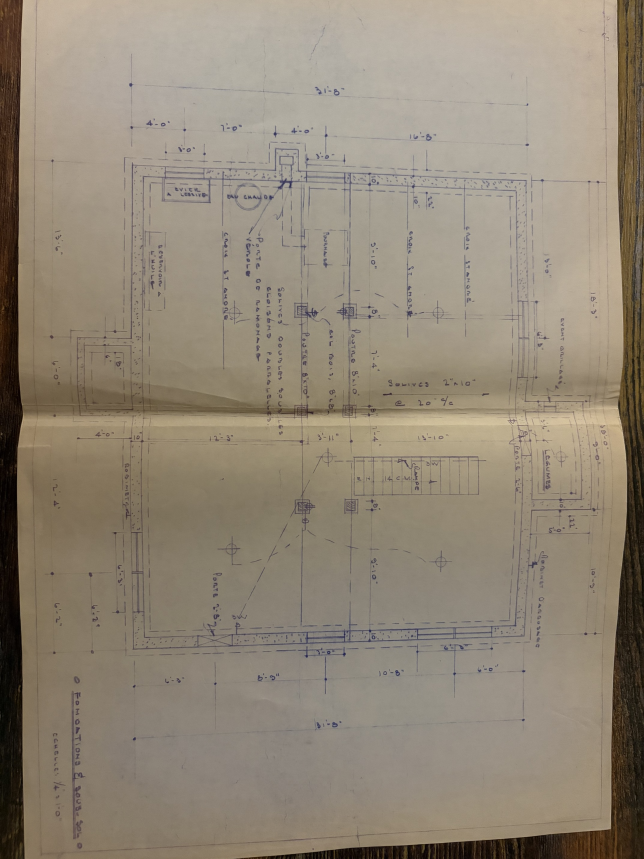
#> input picture releve/travail/photos/P1.jpg, 1932 x 2576 px, found by its file name (shown at 1/3 size)
$ python pretraitement.py ../../travail/photos/P1.jpg ../../travail/photos/P2.jpg
#> lines starting #> are read from the running program, lines starting #| are printed output that depends on the picture
#!/usr/bin/env python3
"""Phase 0 — prétraitement des photos de plans.

Pour chaque photo : redressement de perspective (si la feuille entière est visible),
rotation pour lire le texte à l'endroit (rue en bas de la feuille), amélioration du
contraste (CLAHE), puis découpe en tuiles zoomées ×2 qui se chevauchent.

Usage : python3 pretraitement.py <dossier_photos_Pn.jpg> <dossier_sortie>
"""
import sys, os, json
import cv2
import numpy as np

# Pn : (rotation pour texte à l'endroit, redresser la feuille ?, grille tuiles (cols, rangées))
PHOTOS = {
    "P1": dict(rot=cv2.ROTATE_90_COUNTERCLOCKWISE, redresser=False, grille=(5, 4)),
    "P2": dict(rot=cv2.ROTATE_90_COUNTERCLOCKWISE, redresser=False, grille=(3, 3)),
    "P3": dict(rot=cv2.ROTATE_90_COUNTERCLOCKWISE, redresser=False, grille=(5, 4)),
    "P4": dict(rot=cv2.ROTATE_90_COUNTERCLOCKWISE, redresser=True, grille=(3, 3)),
    "P5": dict(rot=None, redresser=False, grille=(2, 2)),
    "P6": dict(rot=cv2.ROTATE_90_COUNTERCLOCKWISE, redresser=True, grille=(3, 3)),
    "P7": dict(rot=cv2.ROTATE_90_COUNTERCLOCKWISE, redresser=False, grille=(5, 4)),
}


def ordonner(pts):
    pts = pts.reshape(4, 2).astype(np.float32)
    s, d = pts.sum(1), np.diff(pts, axis=1).ravel()
    return np.array([pts[s.argmin()], pts[d.argmin()], pts[s.argmax()], pts[d.argmax()]], np.float32)


def redresser(img):
    """Trouve le quadrilatère de la feuille (papier clair sur fond foncé) et le redresse."""
    hsv = cv2.cvtColor(img, cv2.COLOR_BGR2HSV)
    masque = ((hsv[..., 2] > 150) & (hsv[..., 1] < 90)).astype(np.uint8) * 255
    masque = cv2.morphologyEx(masque, cv2.MORPH_CLOSE, np.ones((25, 25), np.uint8))
    cnts, _ = cv2.findContours(masque, cv2.RETR_EXTERNAL, cv2.CHAIN_APPROX_SIMPLE)
    # le pli de la feuille peut la couper en deux : on réunit les grands morceaux
    gros = [c for c in cnts if cv2.contourArea(c) > 0.05 * img.shape[0] * img.shape[1]]
    if not gros:
        return img, None
    hull = cv2.convexHull(np.vstack(gros))
    if cv2.contourArea(hull) < 0.4 * img.shape[0] * img.shape[1]:
        return img, None
    approx = None
    for eps in np.linspace(0.01, 0.08, 15):
        a = cv2.approxPolyDP(hull, eps * cv2.arcLength(hull, True), True)
        if len(a) == 4:
            approx = a
            break
    if approx is None:
        return img, None
    q = ordonner(approx)
    w = int(max(np.linalg.norm(q[1] - q[0]), np.linalg.norm(q[2] - q[3])))
    h = int(max(np.linalg.norm(q[3] - q[0]), np.linalg.norm(q[2] - q[1])))
    M = cv2.getPerspectiveTransform(q, np.array([[0, 0], [w, 0], [w, h], [0, h]], np.float32))
    return cv2.warpPerspective(img, M, (w, h), flags=cv2.INTER_CUBIC), q.tolist()


def contraste(img):
    lab = cv2.cvtColor(img, cv2.COLOR_BGR2LAB)
    l = cv2.createCLAHE(clipLimit=2.5, tileGridSize=(8, 8)).apply(lab[..., 0])
    out = cv2.cvtColor(cv2.merge([l, lab[..., 1], lab[..., 2]]), cv2.COLOR_LAB2BGR)
    flou = cv2.GaussianBlur(out, (0, 0), 2)
    return cv2.addWeighted(out, 1.6, flou, -0.6, 0)


def tuiles(img, cols, rangees, recouvrement=0.25):
    H, W = img.shape[:2]
    tw = int(W / (cols - (cols - 1) * recouvrement))
    th = int(H / (rangees - (rangees - 1) * recouvrement))
    for r in range(rangees):
        for c in range(cols):
            x0 = min(int(c * tw * (1 - recouvrement)), W - tw)
            y0 = min(int(r * th * (1 - recouvrement)), H - th)
            yield r, c, (x0, y0, tw, th), img[y0:y0 + th, x0:x0 + tw]


def main(src, dst):
#> called with src = '../../travail/photos/P1.jpg', dst = '../../travail/photos/P2.jpg'
    os.makedirs(f"{dst}/redresse", exist_ok=True)
    os.makedirs(f"{dst}/tuiles", exist_ok=True)
    index = {}
    for p, cfg in PHOTOS.items():
        img = cv2.imread(f"{src}/{p}.jpg")
#> img is the input picture: shape (2576, 1932, 3); mean B, G, R 119, 135.3, 146.1
        quad = None
        if cfg["redresser"]:
            img, quad = redresser(img)
        if cfg["rot"] is not None:
            img = cv2.rotate(img, cfg["rot"])
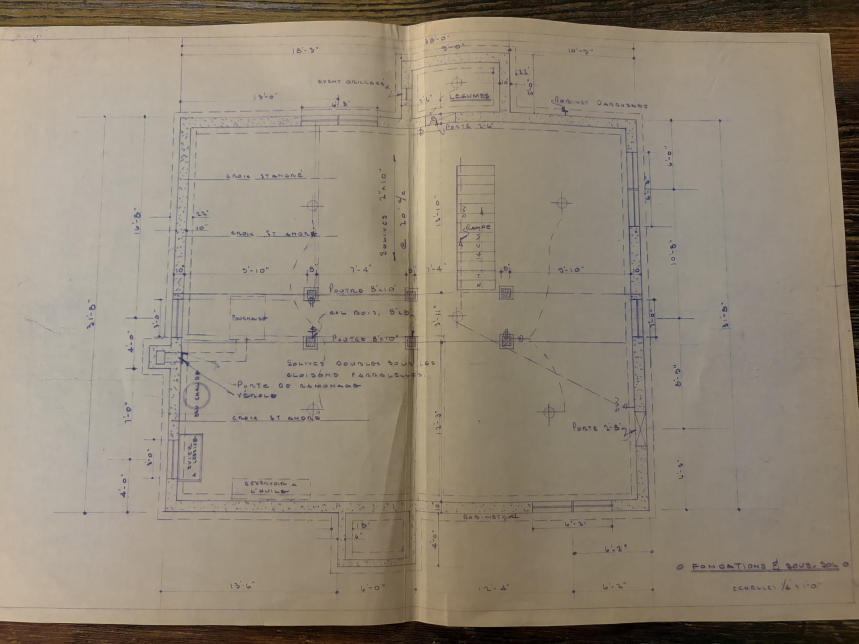
#> img: shape (1932, 2576, 3) (shown at 1/3 size); mean B, G, R 119, 135.3, 146.1
        img = contraste(img)
#> in contraste, `lab = cv2.cvtColor(img, cv2.COLOR_BGR2LAB)`: lab: shape (1932, 2576, 3); mean of channels 0, 1, 2 144.4, 129.4, 138.2
#> in contraste, `l = cv2.createCLAHE(clipLimit=2.5, tileGridSize=(8, 8)).apply(lab[...,..`:
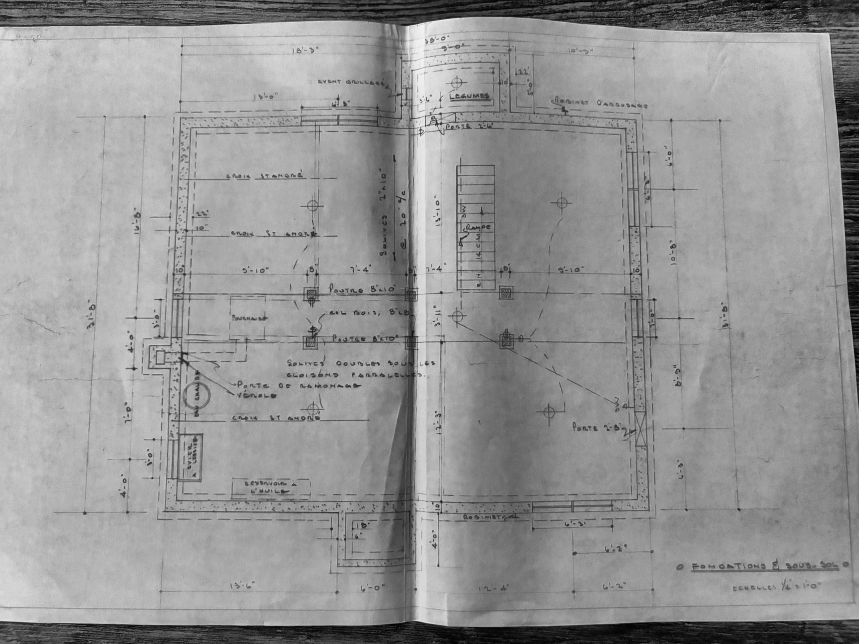
#> l: shape (1932, 2576) (shown at 1/3 size); min 0, max 248, mean 149.2
#> in contraste, `out = cv2.cvtColor(cv2.merge([l, lab[..., 1], lab[..., 2]]), cv2.COLOR..`:
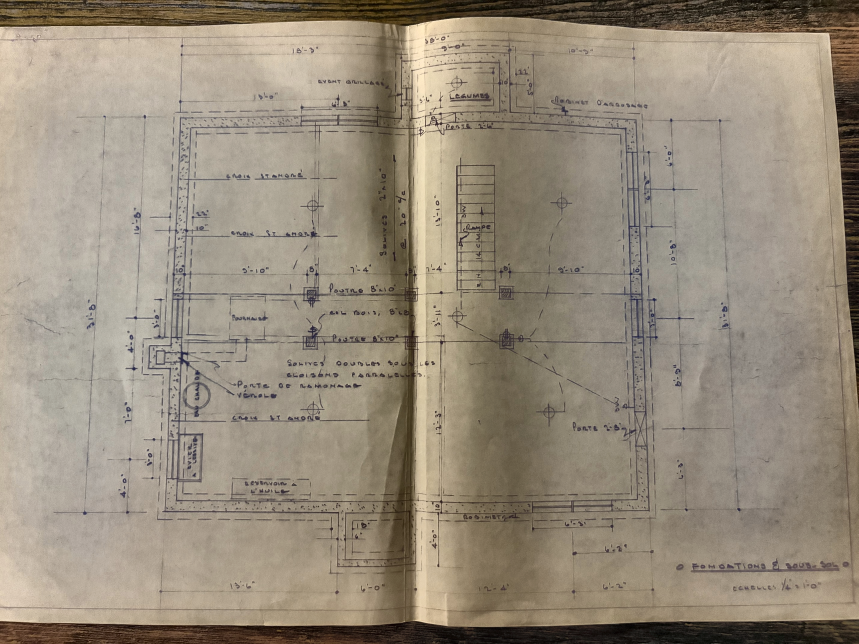
#> out: shape (1932, 2576, 3) (shown at 1/3 size); mean B, G, R 124.1, 140.5, 151.4
        cv2.imwrite(f"{dst}/redresse/{p}.jpg", img, [cv2.IMWRITE_JPEG_QUALITY, 92])
        index[p] = {"redresse": f"redresse/{p}.jpg", "taille": img.shape[1::-1], "quad_source": quad, "tuiles": []}
        cols, rangees = cfg["grille"]
        for r, c, box, t in tuiles(img, cols, rangees):
            t = cv2.resize(t, None, fx=2, fy=2, interpolation=cv2.INTER_CUBIC)
            nom = f"tuiles/{p}_r{r}c{c}.jpg"
            cv2.imwrite(f"{dst}/{nom}", t, [cv2.IMWRITE_JPEG_QUALITY, 90])
            index[p]["tuiles"].append({"fichier": nom, "rangee": r, "colonne": c, "boite_xywh_dans_redresse": box})
#> this loop made 20 passes
#> (r, c, box, nom) on passes 1 to 12: (0, 0, (0, 0, 644, 594), 'tuiles/P1_r0c0.jpg'), (0, 1, (483, 0, 644, 594), 'tuiles/P1_r0c1.jpg'), (0, 2, (966, 0, 644, 594), 'tuiles/P1_r0c2.jpg'), (0, 3, (1449, 0, 644, 594), 'tuiles/P1_r0c3.jpg'), (0, 4, (1932, 0, 644, 594), 'tuiles/P1_r0c4.jpg'), (1, 0, (0, 445, 644, 594), 'tuiles/P1_r1c0.jpg'), (1, 1, (483, 445, 644, 594), 'tuiles/P1_r1c1.jpg'), (1, 2, (966, 445, 644, 594), 'tuiles/P1_r1c2.jpg'), (1, 3, (1449, 445, 644, 594), 'tuiles/P1_r1c3.jpg'), (1, 4, (1932, 445, 644, 594), 'tuiles/P1_r1c4.jpg'), (2, 0, (0, 891, 644, 594), 'tuiles/P1_r2c0.jpg'), (2, 1, (483, 891, 644, 594), 'tuiles/P1_r2c1.jpg')
#> pass 1, in main, `t = cv2.resize(t, None, fx=2, fy=2, interpolation=cv2.INTER_CUBIC)`:
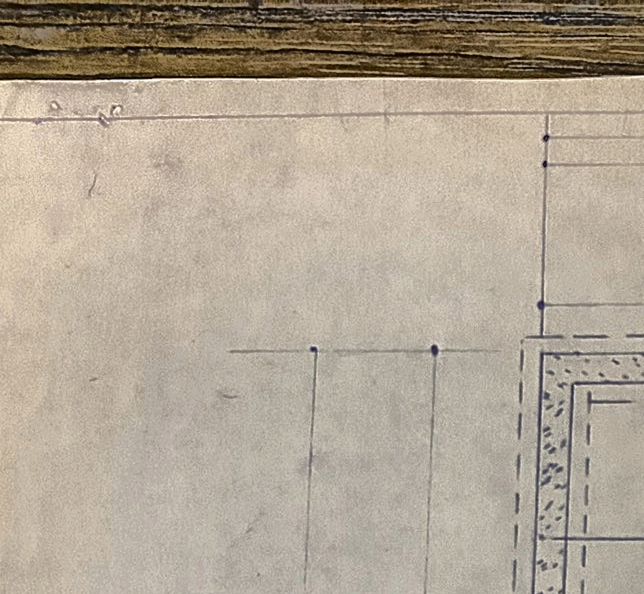
#> t: shape (1188, 1288, 3) (shown at 1/2 size); mean of channels 0, 1, 2 148.6, 164.9, 176.7; drawn as B, G, R
#> pass 2, in main, `t = cv2.resize(t, None, fx=2, fy=2, interpolation=cv2.INTER_CUBIC)`:
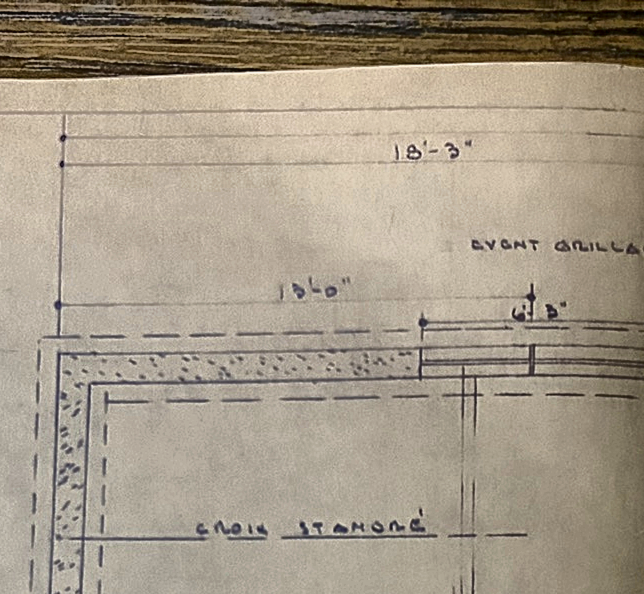
#> t: shape (1188, 1288, 3) (shown at 1/2 size); mean of channels 0, 1, 2 135.8, 153.3, 164.8; drawn as B, G, R
#> pass 3, in main, `t = cv2.resize(t, None, fx=2, fy=2, interpolation=cv2.INTER_CUBIC)`:
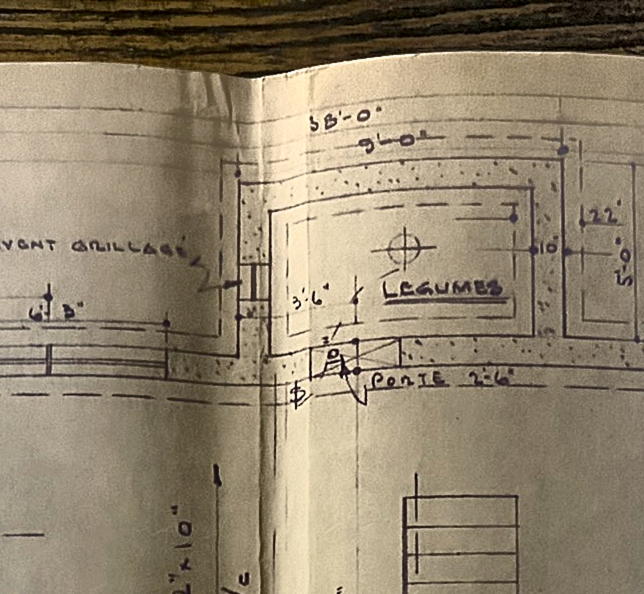
#> t: shape (1188, 1288, 3) (shown at 1/2 size); mean of channels 0, 1, 2 109.7, 132.3, 145.8; drawn as B, G, R
#> pass 2 of the loop in main, `for p, cfg in PHOTOS.items():`:
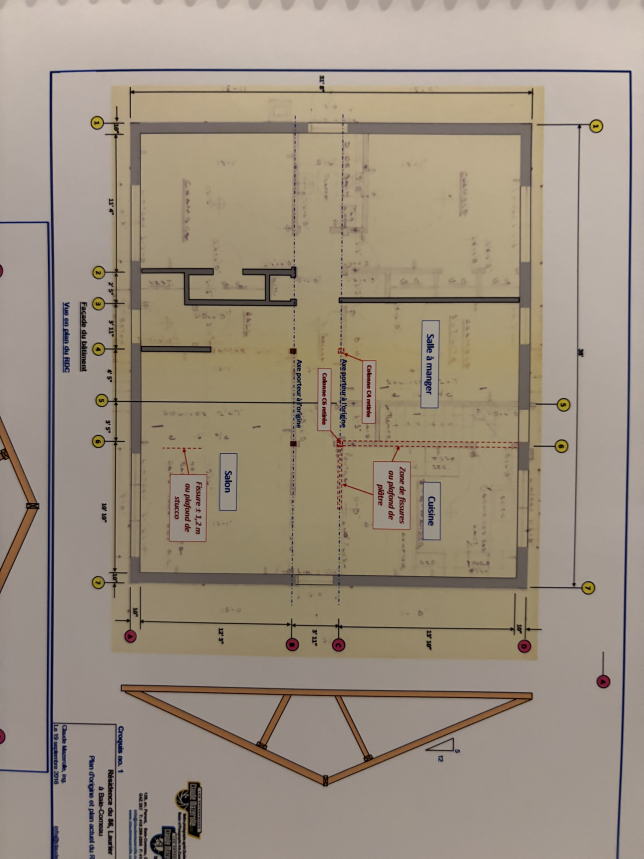
#> input picture releve/travail/photos/P2.jpg, 1932 x 2576 px, found by its file name (shown at 1/3 size)
#> in main, img is the input picture: shape (2576, 1932, 3); mean B, G, R 128, 144, 156.7
#> img: shape (1932, 2576, 3)
#> lab: shape (1932, 2576, 3); mean of channels 0, 1, 2 153.8, 130.2, 138.3
#> in contraste (call 2), `out = cv2.cvtColor(cv2.merge([l, lab[..., 1], lab[..., 2]]), cv2.COLOR..`:
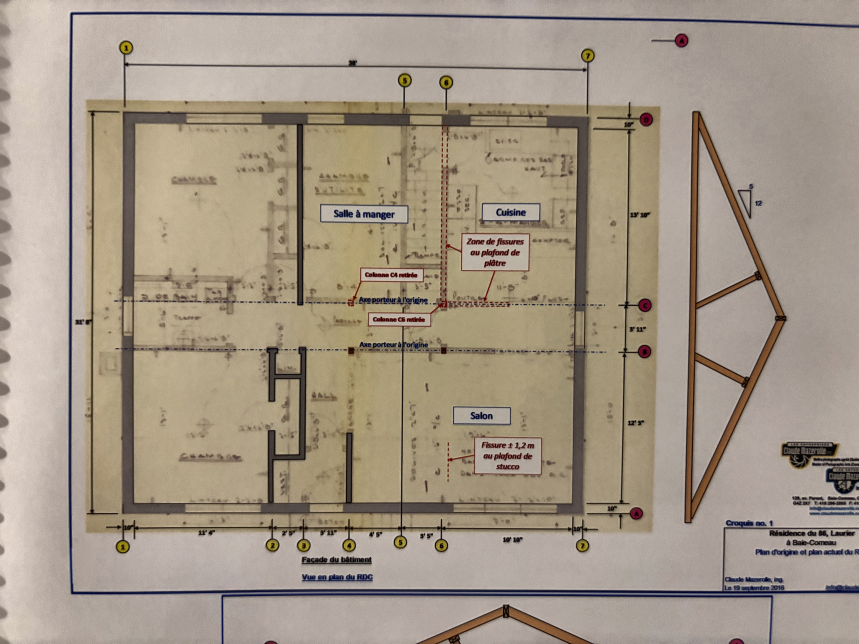
#> out: shape (1932, 2576, 3) (shown at 1/3 size); mean B, G, R 134.5, 150.8, 163.5
#> the loop in main, `for r, c, box, t in tuiles(img, cols, rangees):` made 9 passes
#> (r, c, box, nom) on passes 1 to 8: (0, 0, (0, 0, 1030, 772), 'tuiles/P2_r0c0.jpg'), (0, 1, (772, 0, 1030, 772), 'tuiles/P2_r0c1.jpg'), (0, 2, (1545, 0, 1030, 772), 'tuiles/P2_r0c2.jpg'), (1, 0, (0, 579, 1030, 772), 'tuiles/P2_r1c0.jpg'), (1, 1, (772, 579, 1030, 772), 'tuiles/P2_r1c1.jpg'), (1, 2, (1545, 579, 1030, 772), 'tuiles/P2_r1c2.jpg'), (2, 0, (0, 1158, 1030, 772), 'tuiles/P2_r2c0.jpg'), (2, 1, (772, 1158, 1030, 772), 'tuiles/P2_r2c1.jpg')
#> pass 3, in main, `t = cv2.resize(t, None, fx=2, fy=2, interpolation=cv2.INTER_CUBIC)`:
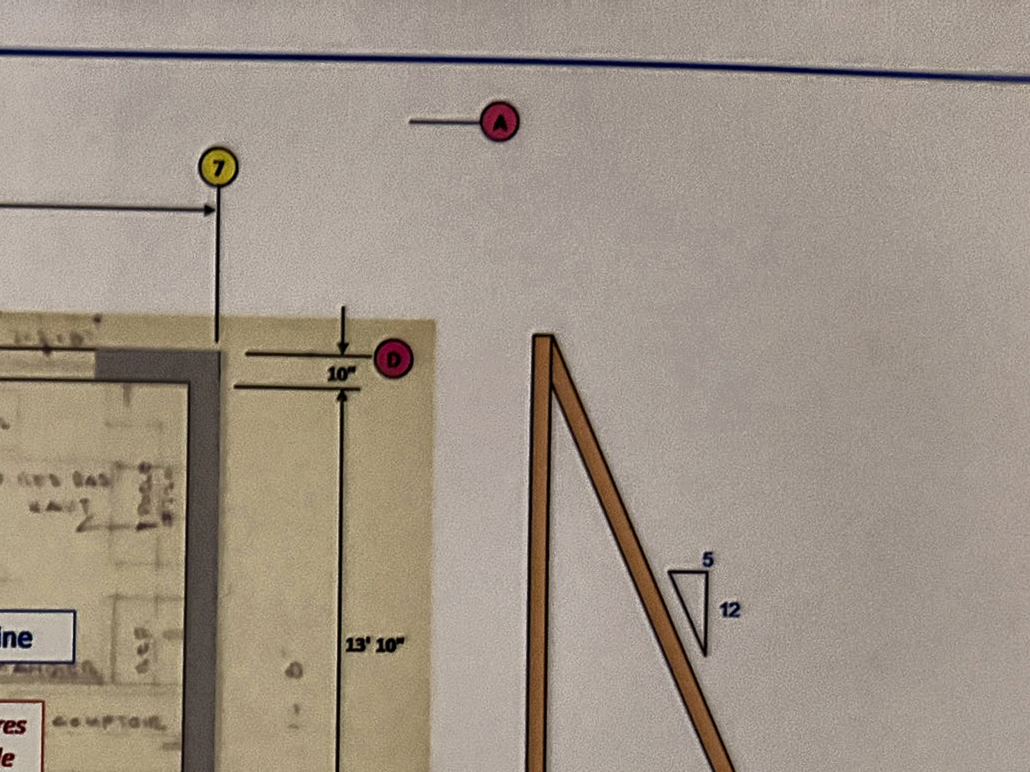
#> t: shape (1544, 2060, 3) (shown at 1/2 size); mean of channels 0, 1, 2 134.4, 147.4, 159.3; drawn as B, G, R
    with open(f"{dst}/index_tuiles.json", "w") as f:
        json.dump(index, f, indent=1, ensure_ascii=False)


if __name__ == "__main__":
#> (the run stopped early here; a loop or call above may not have finished)
